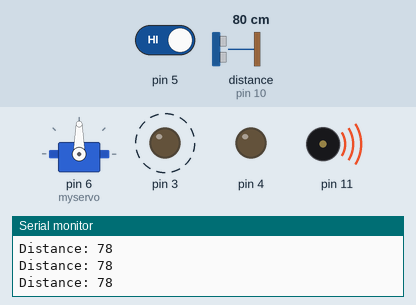
This sketch was run on a simulated Arduino Uno, built with avr-gcc and run on an emulated ATmega328P. Parts: servo, output pins drawn as LEDs (lit = HIGH), buzzer (waves = sounding), the last lines printed to the serial monitor. Wiring (inferred from the names in the program): ultrasonic range finder: trigger pin 9; echo pin 10. Dashed ring = blinking. The test bench sets the inputs (shaded band); at power-on: distance to the obstacle (sensor on pin 10) 80 cm, pin 5 HIGH. The echo pulse lasts 58.3 µs per cm; pins used as bus, display or sensor lines are not drawn.

Above: at 1.27 s.
1.3 s: distance to the obstacle (sensor on pin 10) set to 13 cm
4.3 s: distance to the obstacle (sensor on pin 10) set to 10 cm
At 5.9 s:
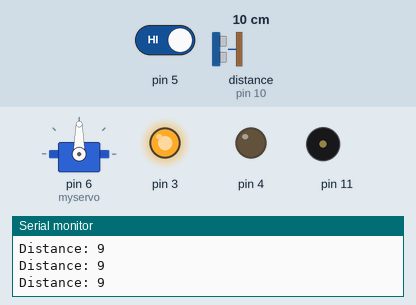
6.2 s: distance to the obstacle (sensor on pin 10) set to 120 cm
At 6.42 s:
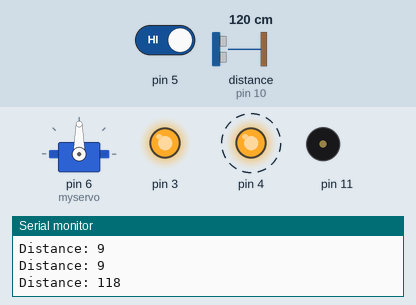
9.2 s: pin 5 driven LOW
At 9.73 s:
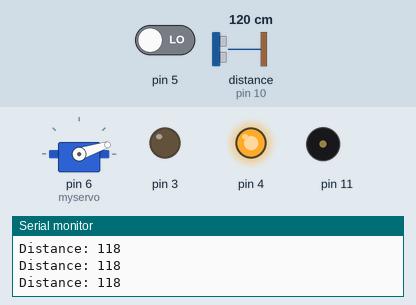
12.2 s: pin 5 driven HIGH
15.2 s: distance to the obstacle (sensor on pin 10) set to 106 cm
18.2 s: distance to the obstacle (sensor on pin 10) set to 98 cm
At 18.44 s:
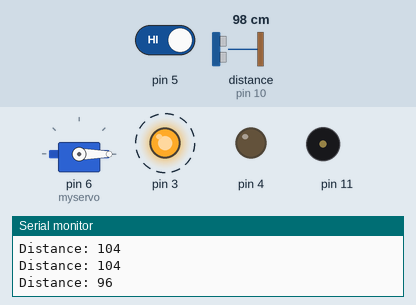
Timing chart, 0 to 22.2 s (numbered marks = the images above; inputs shaded):
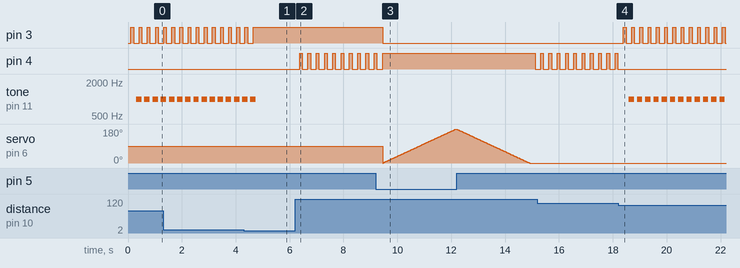

The sketch:

ping.ino
```cpp
#include <Servo.h>
Servo myservo;
const int trigPin = 9;
const int echoPin = 10;// defining variables
long duration;
int distance;
void setup() {
  pinMode(trigPin, OUTPUT); // Sets the trigPin as an Output
  pinMode(echoPin, INPUT); // Sets the echoPin as an Input
  pinMode(3, OUTPUT);pinMode(4, OUTPUT);pinMode(5, INPUT);pinMode(11, OUTPUT);
  Serial.begin(9600); // Starts the serial communication
  myservo.attach(6);
  }
  void loop() {
    // Clears the trigPin
    digitalWrite(trigPin, LOW);
    delayMicroseconds(2); // Sets the trigPin on HIGH state for 10 micro seconds
    digitalWrite(trigPin, HIGH);
    delayMicroseconds(10);
    digitalWrite(trigPin, LOW); // Reads the echoPin, returns the sound wave travel time in microseconds
    duration = pulseIn(echoPin, HIGH); // Calculating the distance
    distance= duration*0.034/2; // Prints the distance on the Serial Monitor
    Serial.print("Distance: ");
    Serial.println(distance);
    delay(100);
     int b=digitalRead(5);
    if(distance<=10){
      digitalWrite(3,HIGH);
      digitalWrite(4,LOW);

    }
    else if(distance>10&&distance<100){
      digitalWrite(3,HIGH);
      delay(100);
       digitalWrite(3,LOW);//red
      delay(100);
      tone(11,1000,200);
      }
    else if(b==0){
      digitalWrite(3,LOW);
      digitalWrite(4,HIGH);
      for(int pos=0;pos<=180;pos++)
      {
      myservo.write(pos);
      delay(15);
      }
      for(int pos=180;pos>=0;pos--)
      {
      myservo.write(pos);
      delay(15);
      }

  }

      else{
     digitalWrite(4,HIGH);// green
      delay(100);
       digitalWrite(4,LOW);
      delay(100);
      }


    }
```

Measured:
- the behaviour switches between 12 and 11 cm on distance to the obstacle (sensor on pin 10) (found by bisection; images 0 and 1)
- after the input at 4.3 s, pin 3: goes on until 4.6 s, then stays HIGH; tone on pin 11: goes on until 4.7 s, then stays silent
- after the input at 6.2 s, pin 4: alternates HIGH for 0.10 s and LOW for 0.21 s, starting after 0.17 s
- after the input at 9.2 s, pin 3: HIGH → LOW after 0.25 s; pin 4: goes on until 9.4 s, then stays HIGH
- after the input at 12.2 s, pin 4: HIGH → LOW after 2.9 s
- after the input at 18.2 s, pin 3: alternates HIGH for 0.10 s and LOW for 0.21 s, starting after 0.19 s; pin 4: stops changing and stays LOW; tone on pin 11: alternates 1000 Hz for 0.20 s and silent for 0.11 s, starting after 0.39 s
- by itself, pin 3: alternates HIGH for 0.10 s and LOW for 0.20 s
- by itself, tone on pin 11: alternates 1000 Hz for 0.20 s and silent for 0.10 s
